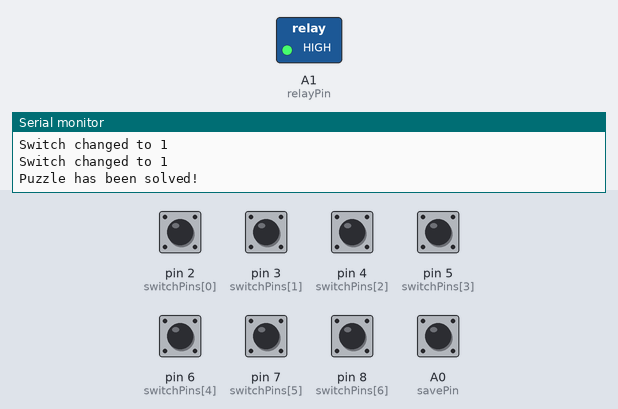
Bench run of a sketch on a simulated Arduino Uno, built with avr-gcc and run on an emulated ATmega328P. On the bench: switched loads named in the sketch (green lamp = pin HIGH), the last lines printed to the serial monitor. The test bench sets the inputs (shaded band); at power-on: A0 (savePin), pin 2 (switchPins[0]), pin 3 (switchPins[1]), pin 4 (switchPins[2]), pin 5 (switchPins[3]), pin 6 (switchPins[4]), pin 7 (switchPins[5]), pin 8 (switchPins[6]) HIGH. EEPROM starts erased.

Above: at 1.2 s.
1.3 s: pin 2 (switchPins[0]) pulled LOW for 0.15 s
At 1.37 s:
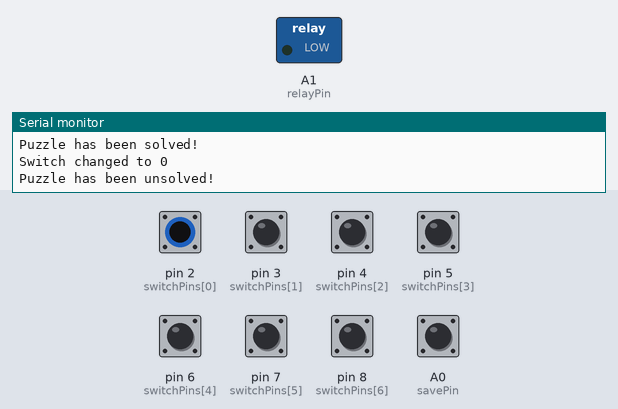
2.9 s: A0 (savePin) pulled LOW for 0.15 s
Timing chart, 0 to 5.9 s (numbered marks = the images above; inputs shaded):
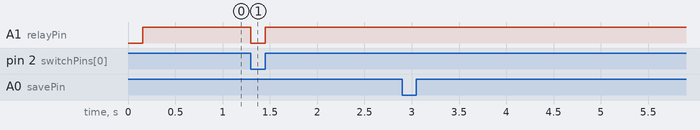

The sketch:

Switch_Puzzle_6_switches.ino
```cpp
/**
 * "Toggle Switch State" puzzle
 *
 * This puzzle requires players to set a series of toggle switches to the correct on/off state.
 * The solution can be set by pressing a "save" button, which stores the current state
 * of the switches to EEPROM, restored every time the puzzle is started.
 */

#include <EEPROM.h>

// CONSTANTS
const byte numSwitches = 7;  // Increase the number of switches
const byte switchPins[numSwitches] = {2, 3, 4, 5, 6, 7, 8};  // Add two more switch pins
const byte savePin = A0;
const byte relayPin = A1;
const byte eepromSignature = 121;

// GLOBALS
bool lastSwitchState[numSwitches];
enum State { Initialising, Active, Solved };
State state = Initialising;
bool solution[numSwitches] = {true, true, true, true, true, true, true};  // Adjust the solution array

void savePattern() {
  EEPROM.write(0, 0);
  for (int i = 0; i < numSwitches; i++) {
    solution[i] = lastSwitchState[i];
    EEPROM.write(i + 1, lastSwitchState[i]);
  }
  EEPROM.write(0, eepromSignature);
  Serial.println(F("Pattern saved to EEPROM"));
}

void loadPattern() {
  if (EEPROM.read(0) == eepromSignature) {
    for (int i = 0; i < numSwitches; i++) {
      solution[i] = EEPROM.read(i + 1);
    }
    Serial.println(F("Solution loaded from EEPROM"));
  } else {
    Serial.println(F("EEPROM data not valid"));
  }
}

void readState() {
  for (int i = 0; i < numSwitches; i++) {
    int switchValue = digitalRead(switchPins[i]);
    if (switchValue != lastSwitchState[i]) {
      Serial.print("Switch changed to ");
      Serial.println(switchValue);
      lastSwitchState[i] = (bool)switchValue;
    }
  }
}

bool isPuzzleSolved() {
  bool solved = true;
  for (int i = 0; i < numSwitches; i++) {
    if (lastSwitchState[i] != solution[i]) {
      solved = false;
    }
  }
  return solved;
}

void setup() {
  for (int i = 0; i < numSwitches; i++) {
    pinMode(switchPins[i], INPUT);
  }
  pinMode(savePin, INPUT_PULLUP);
  pinMode(relayPin, OUTPUT);

  Serial.begin(9600);
  Serial.println("Starting connection");

  loadPattern();

  state = Active;
}

void loop() {
  readState();

  if (digitalRead(savePin) == LOW) {
    while (digitalRead(savePin) == LOW) { delay(100); }
    savePattern();
  }

  bool puzzleIsSolved = isPuzzleSolved();

  if (state == Active && puzzleIsSolved) {
    Serial.println(F("Puzzle has been solved!"));
    digitalWrite(relayPin, HIGH);
    state = Solved;
  } else if (state == Solved && !puzzleIsSolved) {
    Serial.println(F("Puzzle has been unsolved!"));
    digitalWrite(relayPin, LOW);
    state = Active;
  }
}
```

Measured:
- after the input at 1.3 s, A1 (relayPin): HIGH → LOW at once, → HIGH 0.15 s later
